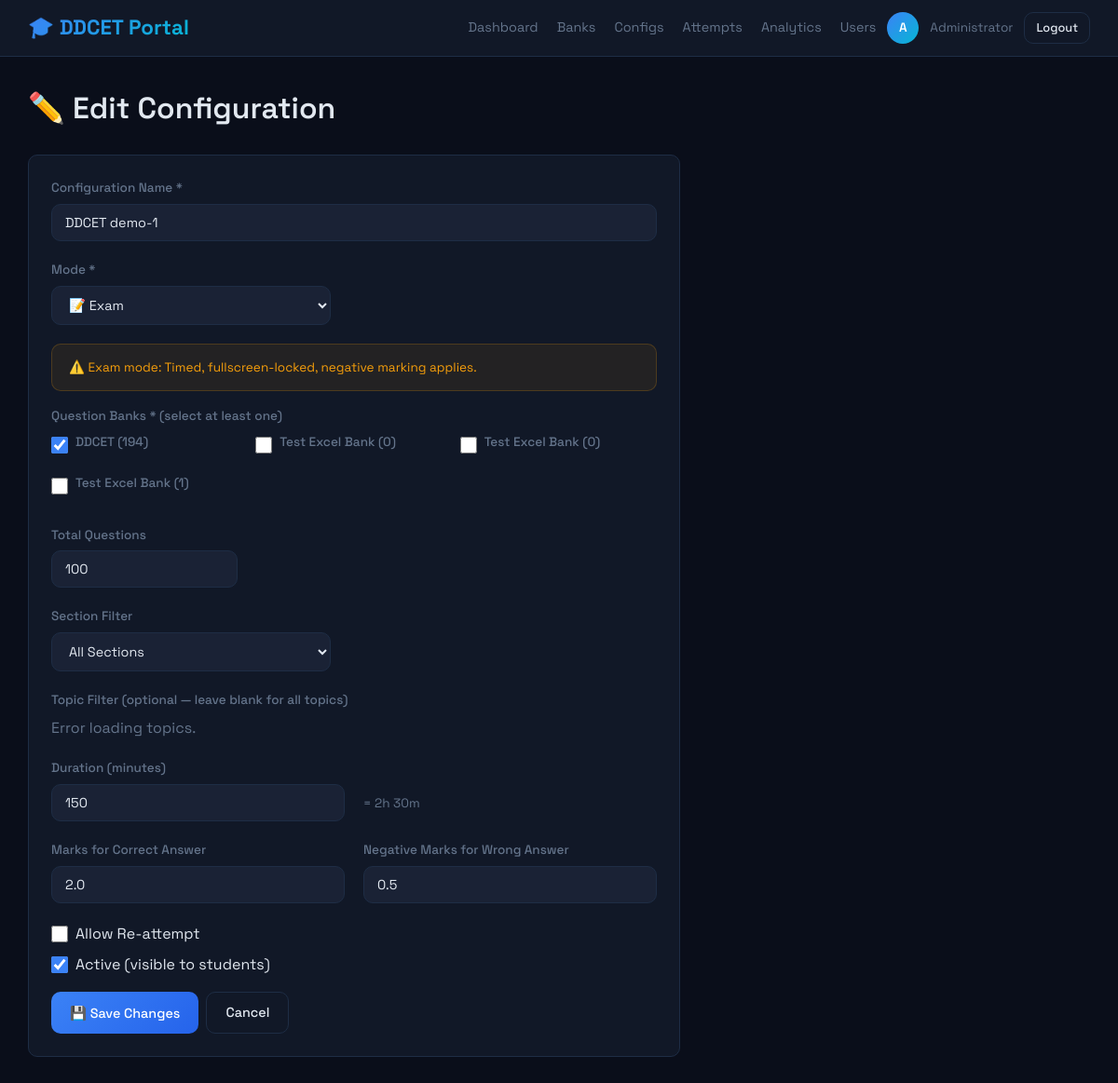
Screenshot of /admin/configs/1/edit (signed in) with the database file from the repository.
### models.py (models this page shows)
class User(UserMixin, db.Model):
    __tablename__ = 'users'
    id = db.Column(db.Integer, primary_key=True, autoincrement=True)
    name = db.Column(db.String(100), nullable=False)
    email = db.Column(db.String(150), unique=True, nullable=False)
    enrollment_number = db.Column(db.String(50), unique=True, nullable=False)
    engineering_branch = db.Column(db.String(100), nullable=False, default='Other')
    password = db.Column(db.String(255), nullable=False)
    role = db.Column(db.String(20), default='student')
    created_at = db.Column(db.DateTime, default=datetime.utcnow)
    is_active_user = db.Column(db.Boolean, default=True)
    @property
    def is_active(self):
        return self.is_active_user

class ExamConfig(db.Model):
    __tablename__ = 'exam_configs'
    id = db.Column(db.Integer, primary_key=True)
    name = db.Column(db.String(150), nullable=False)
    mode = db.Column(db.String(20), default='exam')
    bank_ids = db.Column(db.Text, nullable=False, default='[]')
    total_questions = db.Column(db.Integer, default=100)
    duration_minutes = db.Column(db.Integer, default=150)
    marks_correct = db.Column(db.Float, default=2.0)
    marks_wrong = db.Column(db.Float, default=0.5)
    section_filter = db.Column(db.Integer, default=0)
    topic_filter = db.Column(db.Text, default='')
    is_active = db.Column(db.Boolean, default=True)
    allow_reattempt = db.Column(db.Boolean, default=False)
    created_by = db.Column(db.Integer, db.ForeignKey('users.id'))
    created_at = db.Column(db.DateTime, default=datetime.utcnow)
    creator = db.relationship('User', foreign_keys=[created_by])

class QuestionBank(db.Model):
    __tablename__ = 'question_banks'
    id = db.Column(db.Integer, primary_key=True)
    name = db.Column(db.String(150), nullable=False)
    description = db.Column(db.Text, default='')
    year = db.Column(db.Integer, nullable=True)
    section = db.Column(db.Integer, default=0)
    is_active = db.Column(db.Boolean, default=True)
    created_by = db.Column(db.Integer, db.ForeignKey('users.id'))
    created_at = db.Column(db.DateTime, default=datetime.utcnow)
    question_count = db.Column(db.Integer, default=0)
    questions = db.relationship('Question', backref='bank', lazy='dynamic',
                                cascade='all, delete-orphan')
    creator = db.relationship('User', foreign_keys=[created_by])

### admin.py (the view, shortened to what this page needs)
@admin_bp.route('/configs/<int:config_id>/edit', methods=['GET', 'POST'])
@login_required
@admin_required
def edit_config(config_id):
    config = ExamConfig.query.get_or_404(config_id)
    active_banks = QuestionBank.query.filter_by(is_active=True).all()
    selected_bank_ids = json.loads(config.bank_ids) if config.bank_ids else []
    selected_topics = [t.strip() for t in config.topic_filter.split(',') if t.strip()] if config.topic_filter else []
    return render_template('admin/config_form.html', config=config, banks=active_banks,
                           mode='edit', selected_bank_ids=selected_bank_ids,
                           selected_topics=selected_topics)

### admin.py (called while the page is built)
def admin_required(f):
    from functools import wraps
    @wraps(f)
    def decorated(*args, **kwargs):
        if not current_user.is_authenticated or current_user.role != 'admin':
            abort(403)
        return f(*args, **kwargs)
    return decorated

### auth.py (called while the page is built)
def generate_csrf_token():
    if '_csrf_token' not in session:
        session['_csrf_token'] = secrets.token_hex(32)
    return session['_csrf_token']

@auth_bp.before_app_request
def inject_csrf():
    from flask import g
    g.csrf_token = generate_csrf_token()

### templates/admin/config_form.html (shortened to what this page needs)
{% extends "base.html" %}
{% block content %}
<div class="main-content">
    <h1 style="margin-bottom: 24px;">
        {{ '➕ Create Configuration' if mode == 'create' else '✏️ Edit Configuration' }}
    </h1>
    <div class="card" style="max-width: 700px;">
        <form method="POST"
            action="{{ url_for('admin.create_config') if mode == 'create' else url_for('admin.edit_config', config_id=config.id) }}">
            <div class="form-group">
                <label for="name">Configuration Name *</label>
                <input type="text" name="name" id="name" class="form-control"
                    value="{{ config.name if config else '' }}" required placeholder="e.g. DDCET 2025 Mock Exam">
            </div>
            <div class="form-group">
                <label for="config-mode">Mode *</label>
                <select name="mode" id="config-mode" class="form-control" style="width: 300px;">
                    <option value="exam" {{ 'selected' if (config and config.mode=='exam' ) or not config }}>📝 Exam
                    </option>
                </select>
            </div>
            <div id="mode-info" class="info-box info-box-yellow" style="display: flex;">
            </div>
            <div class="form-group">
                <label>Question Banks * (select at least one)</label>
                <div class="checkbox-grid">
                    {% for bank in banks %}
                    <div class="form-check">
                        <input type="checkbox" name="bank_ids" value="{{ bank.id }}" class="bank-checkbox" {{ 'checked'
                            if config and bank.id in (selected_bank_ids or []) }}>
                        <label>{{ bank.name }} ({{ bank.question_count }})</label>
                    </div>
                    {% endfor %}
                </div>
            </div>
            <div class="form-group">
                <label for="total_questions">Total Questions</label>
                <input type="number" name="total_questions" id="total_questions" class="form-control"
                    value="{{ config.total_questions if config else 100 }}" min="1" style="width: 200px;">
            </div>
            <div class="form-group">
                <label for="section_filter">Section Filter</label>
                <select name="section_filter" id="section_filter" class="form-control" style="width: 300px;">
                    <option value="0" {{ 'selected' if not config or config.section_filter==0 }}>All Sections</option>
                </select>
            </div>
            <div class="form-group">
                <label>Topic Filter (optional — leave blank for all topics)</label>
                <div id="topic-checkboxes" class="checkbox-grid">
                </div>
            </div>
            <div id="exam-only-fields">
                <div class="form-row">
                    <div class="form-group">
                        <label for="duration_minutes">Duration (minutes)</label>
                        <input type="number" name="duration_minutes" id="duration_minutes" class="form-control"
                            value="{{ config.duration_minutes if config else 150 }}" min="1">
                    </div>
                    <div class="form-group">
                        <label>&nbsp;</label>
                        <div class="text-muted" style="font-size: .85rem; padding-top: 10px;">
                            = {{ ((config.duration_minutes if config else 150) // 60) }}h {{ ((config.duration_minutes
                            if config else 150) % 60) }}m
                        </div>
                    </div>
                </div>
                <div class="form-row">
                    <div class="form-group">
                        <label for="marks_correct">Marks for Correct Answer</label>
                        <input type="number" name="marks_correct" id="marks_correct" class="form-control"
                            value="{{ config.marks_correct if config else 2.0 }}" step="0.5" min="0">
                    </div>
                    <div class="form-group">
                        <label for="marks_wrong">Negative Marks for Wrong Answer</label>
                        <input type="number" name="marks_wrong" id="marks_wrong" class="form-control"
                            value="{{ config.marks_wrong if config else 0.5 }}" step="0.25" min="0">
                    </div>
                </div>
            </div>
            <div class="form-check">
                <input type="checkbox" name="allow_reattempt" id="allow-reattempt" {{ 'checked' if config and
                    config.allow_reattempt }}>
                <label for="allow-reattempt">Allow Re-attempt</label>
            </div>
            <div class="form-check">
                <input type="checkbox" name="is_active" id="is_active" {{ 'checked' if (config and config.is_active) or
                    not config }}>
                <label for="is_active">Active (visible to students)</label>
            </div>
            <div class="btn-group mt-2">
                <button type="submit" class="btn btn-primary">{{ '✅ Create Config' if mode == 'create' else '💾 Save
                    Changes' }}</button>
                <a href="{{ url_for('admin.configs') }}" class="btn btn-outline">Cancel</a>
            </div>
        </form>
    </div>
</div>
{% endblock %}

### templates/base.html (shortened to what this page needs)
<!DOCTYPE html>
<html lang="en">
<head>
    <link rel="stylesheet" href="{{ url_for('static', filename='css/main.css') }}">
</head>
<body>
    {% block nav %}
    <nav class="nav-dark">
        <a href="/" class="logo">🎓 DDCET Portal</a>
        {% if current_user.is_authenticated %}
        <div class="nav-user">
            <div class="nav-links">
                {% if current_user.role == 'admin' %}
                <a href="{{ url_for('admin.dashboard') }}">Dashboard</a>
                <a href="{{ url_for('admin.banks') }}">Banks</a>
                <a href="{{ url_for('admin.configs') }}">Configs</a>
                <a href="{{ url_for('admin.attempts') }}">Attempts</a>
                <a href="{{ url_for('admin.analytics') }}">Analytics</a>
                <a href="{{ url_for('admin.users') }}">Users</a>
                {% else %}
                <a href="{{ url_for('student.home') }}">Home</a>
                {% endif %}
            </div>
            <div class="user-avatar">{{ current_user.name[0]|upper }}</div>
            <span>{{ current_user.name }}</span>
            <a href="{{ url_for('auth.logout') }}" class="btn btn-outline btn-sm">Logout</a>
        </div>
        {% endif %}
    </nav>
    {% endblock %}
    {% block content %}{% endblock %}
</body>
</html>

### static/css/main.css (style rules this page uses)
:root { --bg: #0a0e1a; --surface: #111827; --surface2: #1a2235; --border: #1e2d45; --accent: #3b82f6; --accent2: #06b6d4; --green: #10b981; --red: #ef4444; --yellow: #f59e0b; --text: #e2e8f0; --muted: #64748b; --radius: 10px; --shadow: 0 4px 20px rgba(0,0,0,.3); --transition: all .2s ease; }
* { margin:0; padding:0; box-sizing:border-box; }
html { scroll-behavior: smooth; }
body { font-family: 'Space Grotesk', sans-serif; background: var(--bg); color: var(--text); min-height: 100vh; line-height: 1.6; }
a { color: var(--accent); text-decoration: none; transition: var(--transition); }
h1,h2,h3,h4,h5,h6 { font-family: 'Space Grotesk', sans-serif; font-weight: 600; }
.main-content { flex: 1; padding: 30px; overflow-x: hidden; }
.nav-dark { background: var(--surface); border-bottom: 1px solid var(--border); padding: 12px 30px; display: flex; align-items: center; justify-content: space-between; position: sticky; top: 0; z-index: 100; backdrop-filter: blur(10px); }
.nav-dark .logo { font-size: 1.4rem; font-weight: 700; background: linear-gradient(135deg, var(--accent), var(--accent2)); -webkit-background-clip: text; -webkit-text-fill-color: transparent; background-clip: text; }
.nav-dark .nav-links { display: flex; align-items: center; gap: 20px; }
.nav-dark .nav-links a { color: var(--muted); font-size: .9rem; transition: var(--transition); }
.nav-user { display: flex; align-items: center; gap: 12px; color: var(--muted); font-size: .85rem; }
.nav-user .user-avatar { width: 34px; height: 34px; border-radius: 50%; background: linear-gradient(135deg, var(--accent), var(--accent2)); display: flex; align-items: center; justify-content: center; color: white; font-weight: 600; font-size: .85rem; }
.card { background: var(--surface); border: 1px solid var(--border); border-radius: var(--radius); padding: 24px; transition: var(--transition); }
.btn { display: inline-flex; align-items: center; gap: 6px; padding: 10px 20px; border-radius: var(--radius); font-family: 'Space Grotesk', sans-serif; font-size: .9rem; font-weight: 500; border: none; cursor: pointer; transition: var(--transition); text-decoration: none; }
.btn-primary { background: linear-gradient(135deg, var(--accent), #2563eb); color: white; }
.btn-outline { background: transparent; border: 1px solid var(--border); color: var(--text); }
.btn-sm { padding: 6px 12px; font-size: .8rem; }
.btn-group { display: flex; gap: 8px; flex-wrap: wrap; }
.form-group { margin-bottom: 20px; }
.form-group label { display: block; color: var(--muted); font-size: .85rem; font-weight: 500; margin-bottom: 6px; }
.form-control { width: 100%; padding: 10px 14px; background: var(--surface2); border: 1px solid var(--border); border-radius: var(--radius); color: var(--text); font-family: 'Space Grotesk', sans-serif; font-size: .9rem; transition: var(--transition); }
select.form-control { cursor: pointer; }
.form-check { display: flex; align-items: center; gap: 8px; margin-bottom: 8px; }
.form-check input[type="checkbox"] { width: 18px; height: 18px; accent-color: var(--accent); cursor: pointer; }
.form-row { display: grid; grid-template-columns: 1fr 1fr; gap: 20px; }
.info-box { padding: 14px 18px; border-radius: var(--radius); font-size: .85rem; display: flex; align-items: center; gap: 8px; margin-bottom: 16px; }
.info-box-yellow { background: rgba(245,158,11,.08); border: 1px solid rgba(245,158,11,.2); color: var(--yellow); }
.checkbox-grid { display: grid; grid-template-columns: repeat(auto-fill, minmax(180px, 1fr)); gap: 8px; }
.text-muted { color: var(--muted); }
.mt-2 { margin-top: 16px; }

### rows the page displays
User: name "A", name "Administrator"
ExamConfig: name "DDCET demo-1", total_questions "100", duration_minutes "150", duration_minutes "2", duration_minutes "30", marks_correct "2.0", marks_wrong "0.5"
QuestionBank: name "DDCET", question_count "194"
QuestionBank: name "Test Excel Bank", question_count "0"
QuestionBank: name "Test Excel Bank", question_count "0"
QuestionBank: name "Test Excel Bank", question_count "1"
